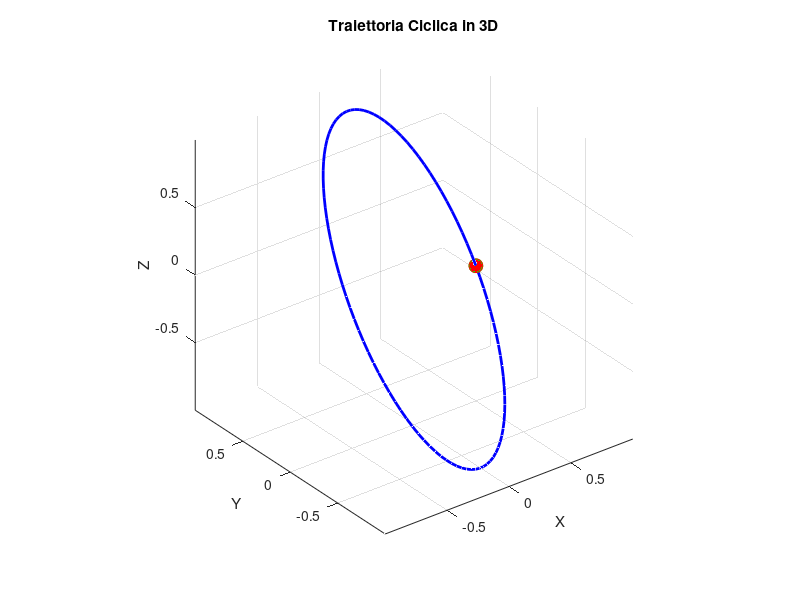

This chart was generated by the following MATLAB code:
% Parametri dell'ellisse
a = 0.5;  % Semiasse maggiore lungo l'asse x
b = 0.7;  % Semiasse minore lungo l'asse y
c = 1;  % Semiasse lungo l'asse z
numPoints = 100;  % Numero di punti lungo la traiettoria

% Calcola gli angoli dei punti lungo la traiettoria
theta = linspace(0, 2*pi, numPoints);

% Calcola le coordinate dei punti lungo l'ellisse
x = a * cos(theta);
y = b * sin(theta);
z = c * sin(theta);

% Crea una figura 3D
figure;
plot3(x, y, z, 'b', 'LineWidth', 2);
grid on;
xlabel('X');
ylabel('Y');
zlabel('Z');
title('Traiettoria Ciclica in 3D');

% Aggiungi i punti iniziali e finali alla traiettoria
hold on;
plot3(x(1), y(1), z(1), 'go', 'MarkerSize', 10, 'MarkerFaceColor', 'g');
plot3(x(end), y(end), z(end), 'ro', 'MarkerSize', 10, 'MarkerFaceColor', 'r');
hold off;

% Imposta gli assi in modo da avere lo stesso scaling
axis equal;
% te=30; %Final time
% position = [];
% velocity = [];
% x_start=[1 1 1]'; %Starting position
% v_start=[0 0 0]'; %Starting velocity
% a_start=[0 0 0]'; %Starting acceleration
% 
% %x_end=[100 45 20]'; %Final position
% %v_end=[1 5 0]'; %Final velocity
% x_end=[1.5 1.5 0.5]'; %Final position
% v_end = [5 5 5]'; %Final velocity
% a_end=[0 0 0]'; %Final acceleration
% 
% A=[te^3 te^4 te^5;
%    3*te^2 4*te^3 5*te^4;
%    6*te 12*te^2 20*te^3];
% 
% PR=zeros(6,3); %Each column is an [a0 a1 a2 a3 a4 a5]' vector
% 
% %The first three row of P comes from boundary condition (a0,a1,a2)
% PR(1,:)=[x_start(1),x_start(2),x_start(3)];
% PR(2,:)=[v_start(1),v_start(2),v_start(3)];
% PR(3,:)=[a_start(1)/2,a_start(2)/2,a_start(3)/2];
% 
% for i=1:3
% %when i = 1 we only consider x coordinate, when i = 2 we consider y
% %coordinate
% x_tend = x_end(i);
% v_tend = v_end(i);
% a_tend = a_end(i);
% M=zeros(3,1);
% M(1) = x_tend - PR(1,i) - PR(2,i)*te - PR(3,i)*(te^2);
% M(2) = v_tend - PR(2,i) - 2*PR(3,i)*te;
% M(3) = a_tend - 2*PR(3,i);
% 
% PR(4:6,i) = inv(A)*M; %the first three row of P have already been computed 
% 
% end
% i = 1;
% for t= 0:0.1:te
% x = x_start(1) + PR(2,1)*t + PR(3,1)*t^2 + PR(4,1)*t^3 + PR(5,1)*t^4 + PR(6,1)*t^5;
% y = x_start(2) + PR(2,2)*t + PR(3,2)*t^2 + PR(4,2)*t^3 + PR(5,2)*t^4 + PR(6,2)*t^5;
% z = x_start(3) + PR(2,3)*t + PR(3,3)*t^2 + PR(4,3)*t^3 + PR(5,3)*t^4 + PR(6,3)*t^5;
% 
% vx = PR(2,1) + 2*PR(3,1)*t+3*PR(4,1)*t^2 + 4*PR(5,1)*t^3 + 5*PR(6,1)*t^4;
% vy = PR(2,2) + 2*PR(3,2)*t+3*PR(4,2)*t^2 + 4*PR(5,2)*t^3 + 5*PR(6,2)*t^4;
% vz = PR(2,3) + 2*PR(3,3)*t+3*PR(4,3)*t^2 + 4*PR(5,3)*t^3 + 5*PR(6,3)*t^4;
% 
% 
% position(:,i) = [x y z]';
% velocity(:,i) = [vx vy vz]';
% 
% i = i+1;
% end
% p = position;
% dp = velocity; 